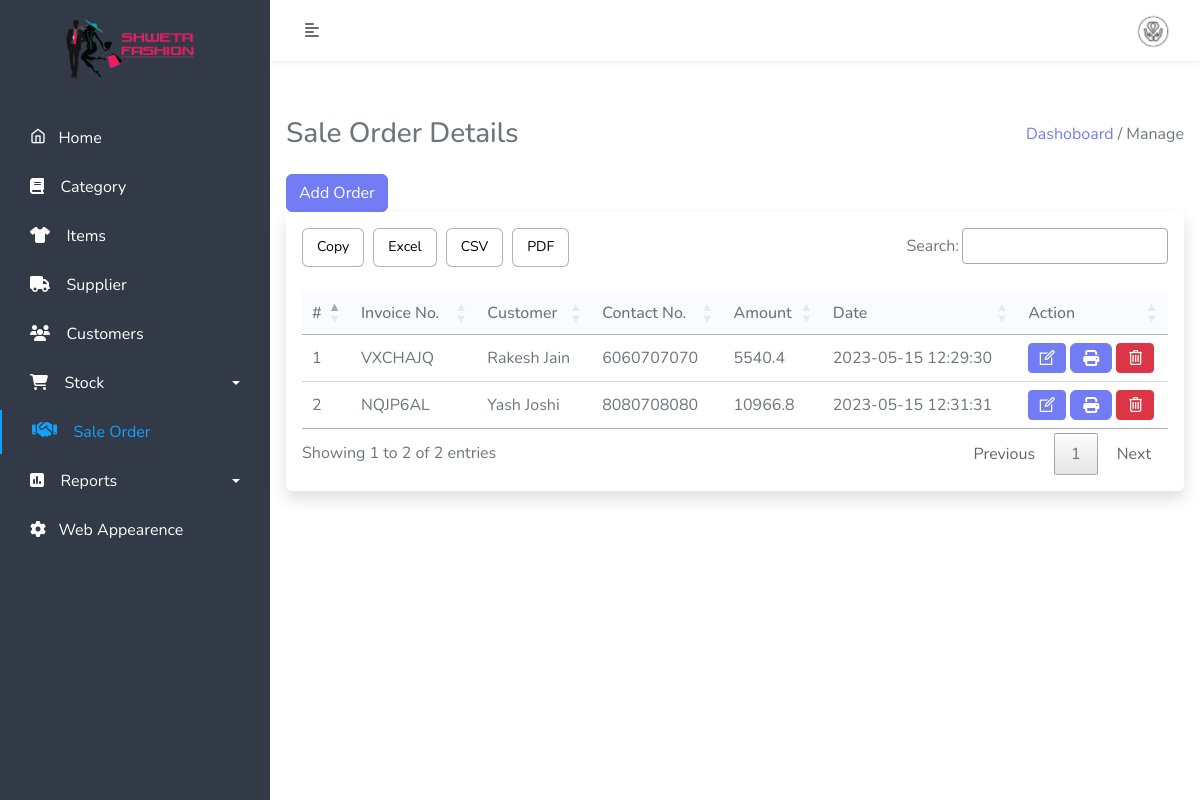
/admin/sale-order.php (signed in), run on the app's committed database.
### tables this page shows
CREATE TABLE `manage_website` (
  `id` int(11) NOT NULL,
  `title` varchar(500) NOT NULL,
  `short_title` varchar(500) NOT NULL,
  `footer` text NOT NULL,
  `currency_symbol` text NOT NULL,
  `login_logo` text NOT NULL,
  `website_logo` varchar(500) NOT NULL,
  `background_login_image` text NOT NULL,
  `pay_qrcode` text NOT NULL,
  `terms` longtext NOT NULL,
  `status` int(11) NOT NULL
);

CREATE TABLE `sale` (
  `saleid` int(10) NOT NULL,
  `invoice_no` varchar(50) NOT NULL,
  `amount` varchar(30) NOT NULL,
  `sale_date` datetime NOT NULL DEFAULT current_timestamp(),
  `cust_id` int(11) NOT NULL,
  `delete_status` int(2) NOT NULL,
  `discount` double(20,2) NOT NULL,
  `gst` double(20,2) NOT NULL
);

CREATE TABLE `customer` (
  `cust_id` int(11) NOT NULL,
  `cust_fname` varchar(50) NOT NULL,
  `cust_lname` varchar(50) NOT NULL,
  `cust_email` varchar(50) NOT NULL,
  `cust_mobile` bigint(10) NOT NULL,
  `cust_add` varchar(500) NOT NULL,
  `cust_city` varchar(50) NOT NULL,
  `cust_state` varchar(50) NOT NULL,
  `cdate` date DEFAULT NULL,
  `delete_status` tinyint(4) NOT NULL
);

### admin/sale-order.php (the view, shortened to what this page needs)
<link href="https://cdn.jsdelivr.net/npm/select2@4.1.0-rc.0/dist/css/select2.min.css" rel="stylesheet" />
<?php include('include/sidebar.php'); ?>
<?php include('include/header.php'); ?>
<div class="content-body mb-5 p-3">
    <div class="row1">
        <div class="col-md-12">
            <div class="heading mb-4 d-flex align-items-center justify-content-between">
                <h3 class="mb-0">Sale Order Details </h3>
                <p class="m-0"><a href="dashboard.php" class="text-primary">Dashoboard </a> <span class="disable">/ Manage </span></p>
            </div>
        </div>
    </div>
    <div class="card-header">
        <a href="add_sale_order11.php"><button class="btn btn-primary" type="submit" name=""> Add Order </button></a>
    </div>
    <div class="row">
        <div class="col-md-12">
            <div class="card border-0 shadow">
                <div class="card-body">
                    <div class="table-responsive">
                        <table id="example" class="display table-bordered" style="width:100%">
                            <thead>
                                <tr>
                                    <th>#</th>
                                    <th>Invoice No.</th>
                                    <th>Customer</th>
                                    <th>Contact No.</th>
                                    <th>Amount</th>
                                    <th>Date</th>
                                    <th>Action</th>
                                </tr>
                            </thead>
                            <tbody>
                                <?php
                                $cnt = 1;
                                $stmt = $db->prepare("SELECT * from sale INNER JOIN customer ON sale.cust_id=customer.cust_id ;");
                                $stmt->execute();
                                $record = $stmt->fetchAll();
                                foreach ($record as $row) {
                                ?>
                                    <tr>
                                        <td><?php echo $cnt; ?></td>
                                        <td><?php echo $row['invoice_no']; ?></td>
                                        <td><?php echo $row['cust_fname'] . ' ' . $row['cust_lname']; ?></td>
                                        <td><?php echo $row['cust_mobile']; ?></td>
                                        <td><?php echo $row['amount']; ?></td>
                                        <td><?php echo $row['sale_date']; ?></td>
                                        <td>
                                            <a href="edit-saleorder.php?soid=<?php echo $row['saleid']; ?>" class="btn btn-primary btn-sm "><i class="icon-line-awesome-edit fs-5"></i></a>
                                            <a href="sale-bill.php?saleid=<?php echo $row['saleid']; ?>" class="btn btn-primary"><i class="fa fa-print" aria-hidden="true"></i></a>
                                            <a href="app/sale-crud.php?delid=<?php echo $row['saleid']; ?>" class="btn btn-danger btn-sm " onclick="return confirm('Do you really want to Delete ?');"><i class="icon-line-awesome-trash-o fs-5"></i></a>
                                        </td>
                                    </tr>
                                <?php
                                    $cnt++;
                                } ?>
                            </tbody>
                        </table>
                    </div>
                </div>
            </div>
        </div>
    </div>
</div>
<?php include('include/footer.php'); ?>

### admin/include/sidebar.php (shortened to what this page needs)
<?php include('../assets/constant/config.php'); ?>
<!doctype html>
<html lang="en">
<head>
    <?php
    $stmt = $db->prepare("SELECT * from manage_website");
    $stmt->execute();
    $result = $stmt->fetchAll();
    foreach ($result as $key) {
    ?>
        <link href="../assets/css/bootstrap.min.css" rel="stylesheet">
        <link href="../assets/css/style.css" rel="stylesheet">
        <link href="../assets/css/select2.css" rel="stylesheet">
        <link href="../assets/css/responsive.css" rel="stylesheet">
        <link href="../assets/css/icons.css" rel="stylesheet">
        <link rel="stylesheet" href="https://cdnjs.cloudflare.com/ajax/libs/font-awesome/6.2.1/css/all.min.css" />
        <link href="../assets/css/datatables/jquery.dataTables.min.css" rel="stylesheet">
        <link href="../assets/css/datatables/buttons.dataTables.min.css" rel="stylesheet">
        <link rel="stylesheet" href="https://cdnjs.cloudflare.com/ajax/libs/font-awesome/6.3.0/css/solid.min.css" />
        <link href="https://cdn.jsdelivr.net/npm/select2@4.1.0-rc.0/dist/css/select2.min.css" rel="stylesheet" />
</head>
<body>
    <div class="wrapper">
        <nav id="sidebar">
            <div class="position">
                <div class="sidebar-header">
                    <a href="dashboard.php"><img src="../assets/img/<?php echo $key['login_logo'] ?>" width="150px"></a>
                </div>
            <?php } ?>
            <ul class="list-unstyled components" id="menu">
                <li class="s-item">
                    <a href="dashboard.php"><i class="icon-feather-home"></i>&nbsp;&nbsp;&nbsp;Home</a>
                </li>
                <li class="s-item">
                    <a href="category.php"><i class="fa fa-book"></i>&nbsp;&nbsp;&nbsp; Category</a>
                </li>
                <li class="s-item">
                    <a href="product.php"><i class="fa-solid fa-shirt"></i>&nbsp;&nbsp;&nbsp; Items</a>
                </li>
                <li class="s-item">
                    <a href="supplier.php"><i class="fa-solid fa-truck"></i>&nbsp;&nbsp;&nbsp; Supplier</a>
                </li>
                <li class="s-item">
                    <a href="customer.php"><i class="nav-icon fas fa-users"></i>&nbsp;&nbsp;&nbsp; Customers</a>
                </li>
                <li class="s-item">
                    <a href="#pageReports2" data-bs-toggle="collapse" aria-bs-expanded="false" class="dropdown-toggle"><i class='fas fa-shopping-cart'></i>&nbsp;&nbsp;&nbsp; Stock</a>
                </li>
                <li class="s-item">
                    <a href="sale-order.php" aria-bs-expanded="false"><i class='fas fa-handshake'></i>&nbsp;&nbsp;&nbsp; Sale Order</a>
                </li>
                <li class="s-item">
                    <a href="#pageReports" data-bs-toggle="collapse" aria-bs-expanded="false" class="dropdown-toggle"><i class="fa-sharp fa-solid fa-square-poll-vertical"></i>&nbsp;&nbsp;&nbsp; Reports</a>
                </li>
                <li class="s-item">
                    <a href="manage_website.php"><i class="fa fa-cog"></i>&nbsp;&nbsp;&nbsp;Web Appearence</a>
                </li>
            </ul>
            </div>
        </nav>

### admin/include/header.php (shortened to what this page needs)
<?php include('../assets/constant/config.php');?>
<?php
$stmt = $db->prepare("SELECT admin_photo,admin_email , admin_fname, admin_lname from admin ");
$stmt->execute();
$record = $stmt->fetchAll();
foreach ($record as $key) {
?>
    <div id="content">
        <nav class="navbar navbar-expand-lg navbar-light ">
            <div class="container-fluid">
                <button type="button" id="sidebarCollapse" class="btn text-sidebar bg-turbo-yellow">
                    <i class="fas fa-align-left"></i>
                </button>
                <div class="collapse navbar-collapse" id="navbarSupportedContent">
                    <div class="dropdown ">
		  <a class="" type="button" data-bs-toggle="dropdown" aria-expanded="false">
		   <img src="../assets/img/<?php echo $key['admin_photo'];?>" width="50px" class="rounded-circle">
		  </a>
		</div>
                     <?php } ?>
                </div>
            </div>
        </nav>

### assets/css/style.css (style rules this page uses)
body { font-family:'Nunito', sans-serif; color: #6c757d; }
a, a:hover, a:focus { color: inherit; text-decoration: none; transition: all 0.3s; }
.btn-primary { background-color: #727cf5; border-color: #727cf5; }
.text-primary { color: #727cf5 !important; }
.navbar { padding: 5px 10px; background: #fff; border: none; border-radius: 0px; margin-bottom: 40px; box-shadow: 0px 0px 9px rgb(0 0 0 / 10%); }
.text-sidebar { color: #6b6b6b; }
.wrapper { display: flex; width: 100%; align-items: stretch; }
#sidebar .position { position: fixed; min-width: 270px; max-width: 250px; }
#sidebar { min-width: 270px; max-width: 250px; background: #313a46; color: #272e48; transition: all 0.3s; z-index: 2; }
#sidebar .sidebar-header { padding: 12px; background: #313a46; text-align: center; }
#sidebar ul.components { padding: 20px 0; overflow-y: scroll; height: 100vh; }
#sidebar ul li a { padding: 10px 10px 10px 30px; font-size: 1em; display: block; margin-bottom: 5px; border-radius: 0 20px 20px 0; margin-right: 10px; color: #fff; }
#sidebar ul li.active > a { color: #11a1fd; border-left: 2px solid #11a1fd; }
#sidebar ul li.active > a i { font-size: 20px; }
a[data-bs-toggle=collapse] { position: relative; }
.dropdown-toggle::after { display: block; position: absolute; top: 50%; right: 20px; transform: translateY(-50%); }
#content { width: 100%; min-height: 100vh; transition: all 0.3s; }
tbody, td, tfoot, th, thead, tr { border:0; }
thead { background: #FAFBFE; }

### data on the page
manage_website: login_logo (picture)
sale: invoice_no "VXCHAJQ", cust.cust_fname "Rakesh", cust.cust_lname "Jain", cust.cust_mobile "6060707070", amount "5540.4", sale_date "2023-05-15 12:29:30"
sale: invoice_no "NQJP6AL", cust.cust_fname "Yash", cust.cust_lname "Joshi", cust.cust_mobile "8080708080", amount "10966.8", sale_date "2023-05-15 12:31:31"
